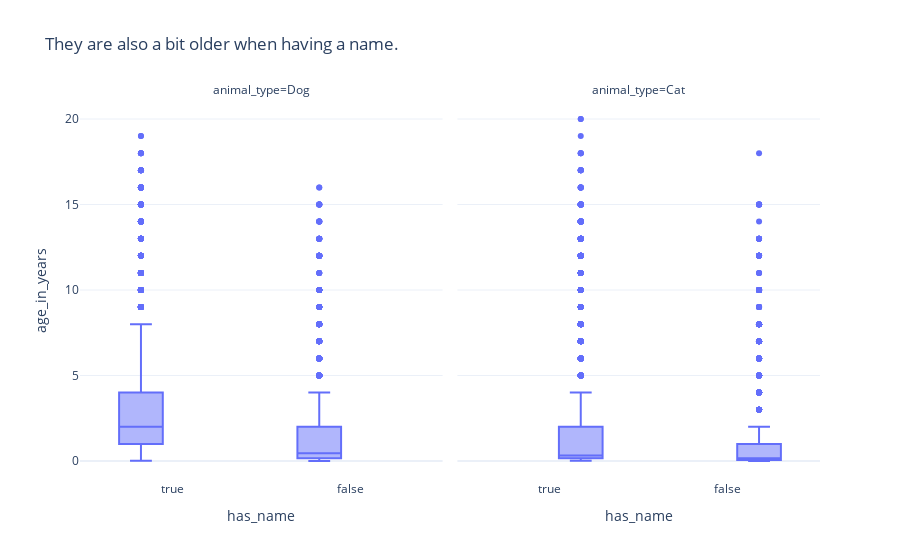

Here is the notebook cell this chart was saved with:
### Markdown cell above
* More than 50% of the cats have no name, whereas dogs are less likely to not have one.
* Dogs with names are more likely to be returned to their owner.
* Cats with names are more likely to be adopted. There must be something more to that...

### Code cell
px.box(df_train, x = 'has_name', y = 'age_in_years', facet_col = 'animal_type', title = 'They are also a bit older when having a name.')

### Figure 1 — Plotly figure (JSON) as saved in the notebook; plotly's stock layout.template omitted (floating-point values rounded to 4 significant figures; data arrays with more than 128 entries replaced by an {"elided": "..."} marker saying what was removed)
{"data": [{"alignmentgroup": "True", "hovertemplate": "animal_type=Dog<br>has_name=%{x}<br>age_in_years=%{y}<extra></extra>", "legendgroup": "", "marker": {"color": "#636efa"}, "name": "", "notched": false, "offsetgroup": "", "orientation": "v", "showlegend": false, "type": "box", "x": {"elided": "15595 bool values"}, "x0": " ", "xaxis": "x", "y": {"elided": "15595 float values"}, "y0": " ", "yaxis": "y"}, {"alignmentgroup": "True", "hovertemplate": "animal_type=Cat<br>has_name=%{x}<br>age_in_years=%{y}<extra></extra>", "legendgroup": "", "marker": {"color": "#636efa"}, "name": "", "notched": false, "offsetgroup": "", "orientation": "v", "showlegend": false, "type": "box", "x": {"elided": "11134 bool values"}, "x0": " ", "xaxis": "x2", "y": {"elided": "11134 float values"}, "y0": " ", "yaxis": "y2"}], "layout": {"annotations": [{"font": {}, "showarrow": false, "text": "animal_type=Dog", "x": 0.245, "xanchor": "center", "xref": "paper", "y": 1, "yanchor": "bottom", "yref": "paper"}, {"font": {}, "showarrow": false, "text": "animal_type=Cat", "x": 0.755, "xanchor": "center", "xref": "paper", "y": 1, "yanchor": "bottom", "yref": "paper"}], "boxmode": "group", "legend": {"tracegroupgap": 0}, "title": {"text": "They are also a bit older when having a name."}, "xaxis": {"anchor": "y", "domain": [0, 0.49], "title": {"text": "has_name"}}, "xaxis2": {"anchor": "y2", "domain": [0.51, 1], "matches": "x", "title": {"text": "has_name"}}, "yaxis": {"anchor": "x", "domain": [0, 1], "title": {"text": "age_in_years"}}, "yaxis2": {"anchor": "x2", "domain": [0, 1], "matches": "y", "showticklabels": false}}}
